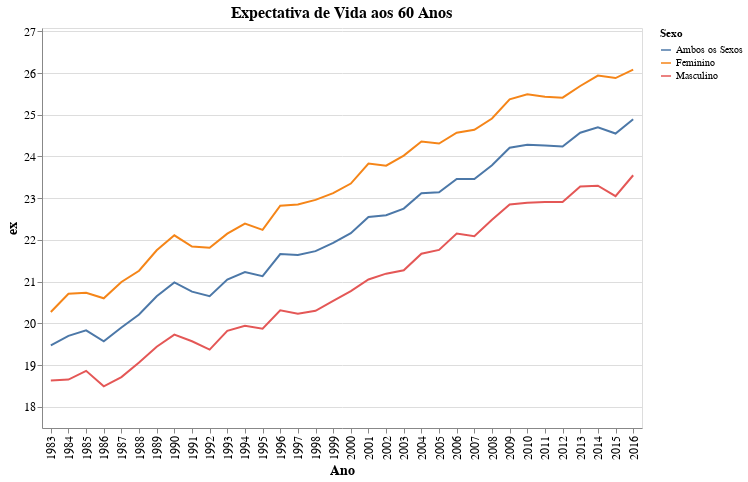

The cell this chart's notebook holds for it:
### Code cell
alt.Chart(df_ex_60).mark_line().encode(
    x='Ano:O',  # Considerando que 'Ano' é categórico, mude para 'T' se for numérico.
    y=alt.Y('ex:Q', scale=alt.Scale(domain=[min(df_ex_60['ex'])-1, max(df_ex_60['ex'])+1])),
    color='Sexo:N'  # Diferencia as linhas pelo Sexo
).properties(
    title='Expectativa de Vida aos 60 Anos',
    width=600,
    height=400
).configure_axis(
    labelFontSize=12,
    titleFontSize=14
).configure_title(
    fontSize=16
)

### Figure 1 — Vega-Lite specification as saved in the notebook (floating-point values rounded to 4 significant figures)
{"config": {"view": {"continuousWidth": 300, "continuousHeight": 300}, "axis": {"labelFontSize": 12, "titleFontSize": 14}, "title": {"fontSize": 16}}, "data": {"name": "data-5580647e78ad420ff608ecb5824b4589"}, "mark": {"type": "line"}, "encoding": {"color": {"field": "Sexo", "type": "nominal"}, "x": {"field": "Ano", "type": "ordinal"}, "y": {"field": "ex", "scale": {"domain": [17.49, 27.08]}, "type": "quantitative"}}, "height": 400, "title": "Expectativa de Vida aos 60 Anos", "width": 600, "$schema": "https://vega.github.io/schema/vega-lite/v5.20.1.json", "datasets": {"data-5580647e78ad420ff608ecb5824b4589": [{"Ano": 1983, "ex": 20.27, "Sexo": "Feminino"}, {"Ano": 1984, "ex": 20.71, "Sexo": "Feminino"}, {"Ano": 1985, "ex": 20.73, "Sexo": "Feminino"}, {"Ano": 1986, "ex": 20.6, "Sexo": "Feminino"}, {"Ano": 1987, "ex": 20.99, "Sexo": "Feminino"}, {"Ano": 1988, "ex": 21.26, "Sexo": "Feminino"}, {"Ano": 1989, "ex": 21.75, "Sexo": "Feminino"}, {"Ano": 1990, "ex": 22.11, "Sexo": "Feminino"}, {"Ano": 1991, "ex": 21.84, "Sexo": "Feminino"}, {"Ano": 1992, "ex": 21.81, "Sexo": "Feminino"}, {"Ano": 1993, "ex": 22.15, "Sexo": "Feminino"}, {"Ano": 1994, "ex": 22.39, "Sexo": "Feminino"}, {"Ano": 1995, "ex": 22.24, "Sexo": "Feminino"}, {"Ano": 1996, "ex": 22.82, "Sexo": "Feminino"}, {"Ano": 1997, "ex": 22.85, "Sexo": "Feminino"}, {"Ano": 1998, "ex": 22.96, "Sexo": "Feminino"}, {"Ano": 1999, "ex": 23.12, "Sexo": "Feminino"}, {"Ano": 2000, "ex": 23.35, "Sexo": "Feminino"}, {"Ano": 2001, "ex": 23.83, "Sexo": "Feminino"}, {"Ano": 2002, "ex": 23.78, "Sexo": "Feminino"}, {"Ano": 2003, "ex": 24.02, "Sexo": "Feminino"}, {"Ano": 2004, "ex": 24.36, "Sexo": "Feminino"}, {"Ano": 2005, "ex": 24.31, "Sexo": "Feminino"}, {"Ano": 2006, "ex": 24.57, "Sexo": "Feminino"}, {"Ano": 2007, "ex": 24.64, "Sexo": "Feminino"}, {"Ano": 2008, "ex": 24.91, "Sexo": "Feminino"}, {"Ano": 2009, "ex": 25.37, "Sexo": "Feminino"}, {"Ano": 2010, "ex": 25.49, "Sexo": "Feminino"}, {"Ano": 2011, "ex": 25.43, "Sexo": "Feminino"}, {"Ano": 2012, "ex": 25.41, "Sexo": "Feminino"}, {"Ano": 2013, "ex": 25.69, "Sexo": "Feminino"}, {"Ano": 2014, "ex": 25.94, "Sexo": "Feminino"}, {"Ano": 2015, "ex": 25.88, "Sexo": "Feminino"}, {"Ano": 2016, "ex": 26.08, "Sexo": "Feminino"}, {"Ano": 1983, "ex": 18.63, "Sexo": "Masculino"}, {"Ano": 1984, "ex": 18.65, "Sexo": "Masculino"}, {"Ano": 1985, "ex": 18.86, "Sexo": "Masculino"}, {"Ano": 1986, "ex": 18.49, "Sexo": "Masculino"}, {"Ano": 1987, "ex": 18.71, "Sexo": "Masculino"}, {"Ano": 1988, "ex": 19.06, "Sexo": "Masculino"}, {"Ano": 1989, "ex": 19.44, "Sexo": "Masculino"}, {"Ano": 1990, "ex": 19.73, "Sexo": "Masculino"}, {"Ano": 1991, "ex": 19.57, "Sexo": "Masculino"}, {"Ano": 1992, "ex": 19.37, "Sexo": "Masculino"}, {"Ano": 1993, "ex": 19.82, "Sexo": "Masculino"}, {"Ano": 1994, "ex": 19.94, "Sexo": "Masculino"}, {"Ano": 1995, "ex": 19.87, "Sexo": "Masculino"}, {"Ano": 1996, "ex": 20.31, "Sexo": "Masculino"}, {"Ano": 1997, "ex": 20.23, "Sexo": "Masculino"}, {"Ano": 1998, "ex": 20.3, "Sexo": "Masculino"}, {"Ano": 1999, "ex": 20.54, "Sexo": "Masculino"}, {"Ano": 2000, "ex": 20.77, "Sexo": "Masculino"}, {"Ano": 2001, "ex": 21.05, "Sexo": "Masculino"}, {"Ano": 2002, "ex": 21.19, "Sexo": "Masculino"}, {"Ano": 2003, "ex": 21.27, "Sexo": "Masculino"}, {"Ano": 2004, "ex": 21.67, "Sexo": "Masculino"}, {"Ano": 2005, "ex": 21.76, "Sexo": "Masculino"}, {"Ano": 2006, "ex": 22.15, "Sexo": "Masculino"}, {"Ano": 2007, "ex": 22.09, "Sexo": "Masculino"}, {"Ano": 2008, "ex": 22.48, "Sexo": "Masculino"}, {"Ano": 2009, "ex": 22.85, "Sexo": "Masculino"}, {"Ano": 2010, "ex": 22.89, "Sexo": "Masculino"}, {"Ano": 2011, "ex": 22.91, "Sexo": "Masculino"}, {"Ano": 2012, "ex": 22.91, "Sexo": "Masculino"}, {"Ano": 2013, "ex": 23.28, "Sexo": "Masculino"}, {"Ano": 2014, "ex": 23.3, "Sexo": "Masculino"}, {"Ano": 2015, "ex": 23.05, "Sexo": "Masculino"}, {"Ano": 2016, "ex": 23.55, "Sexo": "Masculino"}, {"Ano": 1983, "ex": 19.47, "Sexo": "Ambos os Sexos"}, {"Ano": 1984, "ex": 19.7, "Sexo": "Ambos os Sexos"}, {"Ano": 1985, "ex": 19.83, "Sexo": "Ambos os Sexos"}, {"Ano": 1986, "ex": 19.57, "Sexo": "Ambos os Sexos"}, {"Ano": 1987, "ex": 19.9, "Sexo": "Ambos os Sexos"}, {"Ano": 1988, "ex": 20.21, "Sexo": "Ambos os Sexos"}, {"Ano": 1989, "ex": 20.65, "Sexo": "Ambos os Sexos"}, {"Ano": 1990, "ex": 20.98, "Sexo": "Ambos os Sexos"}, {"Ano": 1991, "ex": 20.76, "Sexo": "Ambos os Sexos"}, {"Ano": 1992, "ex": 20.65, "Sexo": "Ambos os Sexos"}, {"Ano": 1993, "ex": 21.05, "Sexo": "Ambos os Sexos"}, {"Ano": 1994, "ex": 21.23, "Sexo": "Ambos os Sexos"}, {"Ano": 1995, "ex": 21.13, "Sexo": "Ambos os Sexos"}, {"Ano": 1996, "ex": 21.66, "Sexo": "Ambos os Sexos"}, {"Ano": 1997, "ex": 21.64, "Sexo": "Ambos os Sexos"}, {"Ano": 1998, "ex": 21.73, "Sexo": "Ambos os Sexos"}, {"Ano": 1999, "ex": 21.93, "Sexo": "Ambos os Sexos"}, {"Ano": 2000, "ex": 22.16, "Sexo": "Ambos os Sexos"}, {"Ano": 2001, "ex": 22.55, "Sexo": "Ambos os Sexos"}, {"Ano": 2002, "ex": 22.59, "Sexo": "Ambos os Sexos"}, {"Ano": 2003, "ex": 22.75, "Sexo": "Ambos os Sexos"}, {"Ano": 2004, "ex": 23.12, "Sexo": "Ambos os Sexos"}, {"Ano": 2005, "ex": 23.14, "Sexo": "Ambos os Sexos"}, {"Ano": 2006, "ex": 23.46, "Sexo": "Ambos os Sexos"}, {"Ano": 2007, "ex": 23.46, "Sexo": "Ambos os Sexos"}, {"Ano": 2008, "ex": 23.79, "Sexo": "Ambos os Sexos"}, {"Ano": 2009, "ex": 24.21, "Sexo": "Ambos os Sexos"}, {"Ano": 2010, "ex": 24.28, "Sexo": "Ambos os Sexos"}, {"Ano": 2011, "ex": 24.26, "Sexo": "Ambos os Sexos"}, {"Ano": 2012, "ex": 24.24, "Sexo": "Ambos os Sexos"}, {"Ano": 2013, "ex": 24.57, "Sexo": "Ambos os Sexos"}, {"Ano": 2014, "ex": 24.7, "Sexo": "Ambos os Sexos"}, {"Ano": 2015, "ex": 24.55, "Sexo": "Ambos os Sexos"}, {"Ano": 2016, "ex": 24.89, "Sexo": "Ambos os Sexos"}]}}
